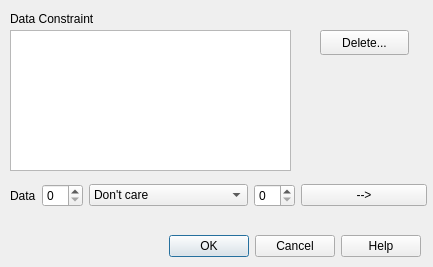
<?xml version="1.0" encoding="UTF-8"?>
<ui version="4.0">
 <class>dlgSelectData</class>
 <widget class="QDialog" name="dlgSelectData">
  <property name="geometry">
   <rect>
    <x>0</x>
    <y>0</y>
    <width>433</width>
    <height>267</height>
   </rect>
  </property>
  <property name="windowTitle">
   <string>Select Data</string>
  </property>
  <widget class="QDialogButtonBox" name="buttonBox">
   <property name="geometry">
    <rect>
     <x>10</x>
     <y>230</y>
     <width>411</width>
     <height>32</height>
    </rect>
   </property>
   <property name="orientation">
    <enum>Qt::Horizontal</enum>
   </property>
   <property name="standardButtons">
    <set>QDialogButtonBox::Cancel|QDialogButtonBox::Help|QDialogButtonBox::Ok</set>
   </property>
  </widget>
  <widget class="QListWidget" name="listWidget">
   <property name="geometry">
    <rect>
     <x>10</x>
     <y>30</y>
     <width>281</width>
     <height>141</height>
    </rect>
   </property>
  </widget>
  <widget class="QLabel" name="label">
   <property name="geometry">
    <rect>
     <x>10</x>
     <y>10</y>
     <width>241</width>
     <height>17</height>
    </rect>
   </property>
   <property name="text">
    <string>Data Constraint</string>
   </property>
  </widget>
  <widget class="QWidget" name="gridLayoutWidget_2">
   <property name="geometry">
    <rect>
     <x>10</x>
     <y>180</y>
     <width>417</width>
     <height>31</height>
    </rect>
   </property>
   <layout class="QGridLayout" name="gridLayout_2">
    <item row="0" column="1">
     <widget class="QSpinBox" name="spinBoxBoxTimeStamp_3">
      <property name="sizePolicy">
       <sizepolicy hsizetype="Fixed" vsizetype="Fixed">
        <horstretch>0</horstretch>
        <verstretch>0</verstretch>
       </sizepolicy>
      </property>
      <property name="minimumSize">
       <size>
        <width>0</width>
        <height>0</height>
       </size>
      </property>
     </widget>
    </item>
    <item row="0" column="3">
     <widget class="QSpinBox" name="spinBoxBoxTimeStamp_2">
      <property name="sizePolicy">
       <sizepolicy hsizetype="Fixed" vsizetype="Fixed">
        <horstretch>0</horstretch>
        <verstretch>0</verstretch>
       </sizepolicy>
      </property>
      <property name="minimumSize">
       <size>
        <width>0</width>
        <height>0</height>
       </size>
      </property>
     </widget>
    </item>
    <item row="0" column="2">
     <widget class="QComboBox" name="comboCompareTimeStamp_2">
      <item>
       <property name="text">
        <string>Don't care</string>
       </property>
      </item>
      <item>
       <property name="text">
        <string>Equal to</string>
       </property>
      </item>
      <item>
       <property name="text">
        <string>Not qual to</string>
       </property>
      </item>
      <item>
       <property name="text">
        <string>Greater then</string>
       </property>
      </item>
      <item>
       <property name="text">
        <string>Greater then or equal to</string>
       </property>
      </item>
      <item>
       <property name="text">
        <string>Less then</string>
       </property>
      </item>
      <item>
       <property name="text">
        <string>Less then or equal to</string>
       </property>
      </item>
     </widget>
    </item>
    <item row="0" column="0">
     <widget class="QLabel" name="label_2">
      <property name="sizePolicy">
       <sizepolicy hsizetype="Fixed" vsizetype="Preferred">
        <horstretch>0</horstretch>
        <verstretch>0</verstretch>
       </sizepolicy>
      </property>
      <property name="text">
       <string>Data</string>
      </property>
      <property name="buddy">
       <cstring>spinBoxBoxTimeStamp_3</cstring>
      </property>
     </widget>
    </item>
    <item row="0" column="4">
     <widget class="QPushButton" name="btnFillIn_2">
      <property name="text">
       <string>--&gt;</string>
      </property>
     </widget>
    </item>
   </layout>
  </widget>
  <widget class="QPushButton" name="pushButton_4">
   <property name="geometry">
    <rect>
     <x>320</x>
     <y>30</y>
     <width>89</width>
     <height>25</height>
    </rect>
   </property>
   <property name="text">
    <string>Delete...</string>
   </property>
  </widget>
 </widget>
 <resources/>
 <connections>
  <connection>
   <sender>buttonBox</sender>
   <signal>accepted()</signal>
   <receiver>dlgSelectData</receiver>
   <slot>accept()</slot>
   <hints>
    <hint type="sourcelabel">
     <x>248</x>
     <y>254</y>
    </hint>
    <hint type="destinationlabel">
     <x>157</x>
     <y>274</y>
    </hint>
   </hints>
  </connection>
  <connection>
   <sender>buttonBox</sender>
   <signal>rejected()</signal>
   <receiver>dlgSelectData</receiver>
   <slot>reject()</slot>
   <hints>
    <hint type="sourcelabel">
     <x>316</x>
     <y>260</y>
    </hint>
    <hint type="destinationlabel">
     <x>286</x>
     <y>274</y>
    </hint>
   </hints>
  </connection>
 </connections>
</ui>
